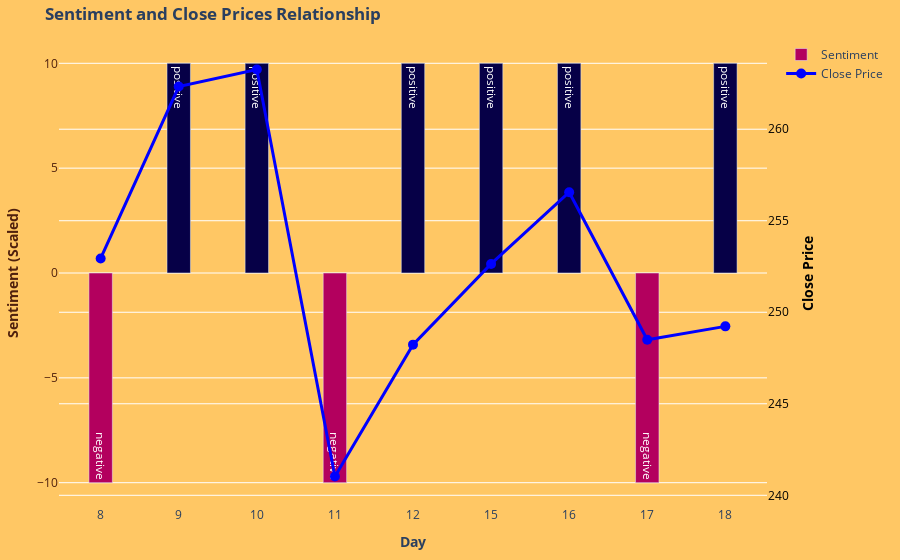

Here is the notebook cell this chart was saved with:
### Code cell
merged_df = merged_df.toPandas()
merged_df['Date'] = pd.to_datetime(merged_df['Date'])
merged_df['day'] = merged_df['Date'].dt.day

# Encoding sentiments 
sentiment_mapping = {'negative': -1, 'positive': 1}
merged_df['sentiment_encoded'] = merged_df['overall_sentiment'].map(sentiment_mapping)

# Ensuring 'Close' column is numeric
merged_df['Close'] = pd.to_numeric(merged_df['Close'], errors='coerce')
bar_width = 0.3


# Creating the figure
fig = go.Figure()

# Adding bar plot for sentiments
fig.add_trace(go.Bar(
    x=merged_df['day'].astype(str),
    y=merged_df['sentiment_encoded'] * 10,  # Scale sentiment for better visualization
    marker_color=merged_df['overall_sentiment'].map({'negative': '#B3005E', 'positive': '#060047'}),
    name='Sentiment',
    text=merged_df['overall_sentiment'],
    textposition='inside',
    width=bar_width,
    yaxis='y1'
))

# Adding line plot for Close prices
fig.add_trace(go.Scatter(
    x=merged_df['day'].astype(str),
    y=merged_df['Close'],
    mode='lines+markers',
    name='Close Price',
    line=dict(color='blue', width=3),
    marker=dict(size=10, color='blue'),
    text=merged_df['Close'].apply(lambda x: f'{x:.2f}' if pd.notna(x) else 'N/A'),
    textposition='top center',
    yaxis='y2'
))

# Updating layout
fig.update_layout(
    title='<b>Sentiment and Close Prices Relationship</b>',
    xaxis_title='<b>Day</b>',
    yaxis_title='<b>Sentiment (Scaled)</b>',
    yaxis=dict(
        title='<b>Sentiment (Scaled)</b>',
        titlefont=dict(color='#4F200D'),
        tickfont=dict(color='#4F200D'),
        showgrid=True,
        zeroline=False
    ),
    yaxis2=dict(
        title='<b>Close Price</b>',
        titlefont=dict(color='#000000'),
        tickfont=dict(color='#000000'),
        overlaying='y',
        side='right'
    ),
    margin=dict(l=40, r=40, t=40, b=40),
    showlegend=True,
    plot_bgcolor='#FFC764',
    paper_bgcolor='#FFC764'
)

# Adding hover data widget
fig.update_traces(
    selector=dict(type='scatter'),
    hovertemplate='Day: %{x}<br>Close Price: %{y:.2f}<extra></extra>'
)
fig.update_traces(
    selector=dict(type='bar'),
    hovertemplate='Day: %{x}<br>Sentiment: %{text}<extra></extra>'
)

# Showingthe plot
fig.show()

### Figure 1 — Plotly figure (JSON) as saved in the notebook; plotly's stock layout.template omitted (floating-point values rounded to 4 significant figures)
{"data": [{"hovertemplate": "Day: %{x}<br>Sentiment: %{text}<extra></extra>", "marker": {"color": ["#B3005E", "#060047", "#060047", "#B3005E", "#060047", "#060047", "#060047", "#B3005E", "#060047"]}, "name": "Sentiment", "text": ["negative", "positive", "positive", "negative", "positive", "positive", "positive", "negative", "positive"], "textposition": "inside", "type": "bar", "width": 0.3, "x": ["8", "9", "10", "11", "12", "15", "16", "17", "18"], "y": [-10, 10, 10, -10, 10, 10, 10, -10, 10], "yaxis": "y"}, {"hovertemplate": "Day: %{x}<br>Close Price: %{y:.2f}<extra></extra>", "line": {"color": "blue", "width": 3}, "marker": {"color": "blue", "size": 10}, "mode": "lines+markers", "name": "Close Price", "text": ["252.94", "262.33", "263.26", "241.03", "248.23", "252.64", "256.56", "248.50", "249.23"], "textposition": "top center", "type": "scatter", "x": ["8", "9", "10", "11", "12", "15", "16", "17", "18"], "y": [252.9, 262.3, 263.3, 241.0, 248.2, 252.6, 256.6, 248.5, 249.2], "yaxis": "y2"}], "layout": {"autosize": true, "margin": {"b": 40, "l": 40, "r": 40, "t": 40}, "paper_bgcolor": "#FFC764", "plot_bgcolor": "#FFC764", "showlegend": true, "title": {"text": "<b>Sentiment and Close Prices Relationship</b>"}, "xaxis": {"autorange": true, "range": [-0.515, 8.515], "title": {"text": "<b>Day</b>"}, "type": "category"}, "yaxis": {"autorange": true, "range": [-11.11, 11.11], "showgrid": true, "tickfont": {"color": "#4F200D"}, "title": {"font": {"color": "#4F200D"}, "text": "<b>Sentiment (Scaled)</b>"}, "type": "linear", "zeroline": false}, "yaxis2": {"autorange": true, "overlaying": "y", "range": [239.1, 265.2], "side": "right", "tickfont": {"color": "#000000"}, "title": {"font": {"color": "#000000"}, "text": "<b>Close Price</b>"}, "type": "linear"}}}
